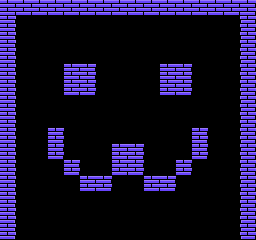

This game map was drawn from its Tiled (.tmx) file and the tilesets committed beside it. A one-line description and the full map source follow:
An orthogonal 16x15 tile map with 16x16 px tiles, 2 tile layers (aesthetics, destructibles).

<map version="1.10" tiledversion="1.10.2" orientation="orthogonal" renderorder="right-down" width="16" height="15" tilewidth="16" tileheight="16" infinite="0" nextlayerid="5" nextobjectid="1">
 <editorsettings>
  <export format="csv" />
 </editorsettings>
 <tileset firstgid="1" source="../images/Tileset/Px2D Tileset.tsx" />
 <layer id="1" name="aesthetics" width="16" height="15">
  <data encoding="csv">
19,19,19,19,19,19,19,19,19,19,19,19,19,19,19,19,
20,0,0,0,0,0,0,0,0,0,0,0,0,0,0,18,
20,0,0,0,0,0,0,0,0,0,0,0,0,0,0,18,
20,0,0,0,0,0,0,0,0,0,0,0,0,0,0,18,
20,0,0,0,0,0,0,0,0,0,0,0,0,0,0,18,
20,0,0,0,0,0,0,0,0,0,0,0,0,0,0,18,
20,0,0,0,0,0,0,0,0,0,0,0,0,0,0,18,
20,0,0,0,0,0,0,0,0,0,0,0,0,0,0,18,
20,0,0,0,0,0,0,0,0,0,0,0,0,0,0,18,
20,0,0,0,0,0,0,0,0,0,0,0,0,0,0,18,
20,0,0,0,0,0,0,0,0,0,0,0,0,0,0,18,
20,0,0,0,0,0,0,0,0,0,0,0,0,0,0,18,
20,0,0,0,0,0,0,0,0,0,0,0,0,0,0,18,
20,0,0,0,0,0,0,0,0,0,0,0,0,0,0,18,
20,0,0,0,0,0,0,0,0,0,0,0,0,0,0,18
</data>
 </layer>
 <layer id="2" name="destructibles" width="16" height="15">
  <data encoding="csv">
0,0,0,0,0,0,0,0,0,0,0,0,0,0,0,0,
0,0,0,0,0,0,0,0,0,0,0,0,0,0,0,0,
0,0,0,0,0,0,0,0,0,0,0,0,0,0,0,0,
0,0,0,0,0,0,0,0,0,0,0,0,0,0,0,0,
0,0,0,0,19,19,0,0,0,0,19,19,0,0,0,0,
0,0,0,0,19,19,0,0,0,0,19,19,0,0,0,0,
0,0,0,0,0,0,0,0,0,0,0,0,0,0,0,0,
0,0,0,0,0,0,0,0,0,0,0,0,0,0,0,0,
0,0,0,19,0,0,0,0,0,0,0,0,19,0,0,0,
0,0,0,19,0,0,0,19,19,0,0,0,19,0,0,0,
0,0,0,0,19,0,0,19,19,0,0,19,0,0,0,0,
0,0,0,0,0,19,19,0,0,19,19,0,0,0,0,0,
0,0,0,0,0,0,0,0,0,0,0,0,0,0,0,0,
0,0,0,0,0,0,0,0,0,0,0,0,0,0,0,0,
0,0,0,0,0,0,0,0,0,0,0,0,0,0,0,0
</data>
 </layer>
</map>